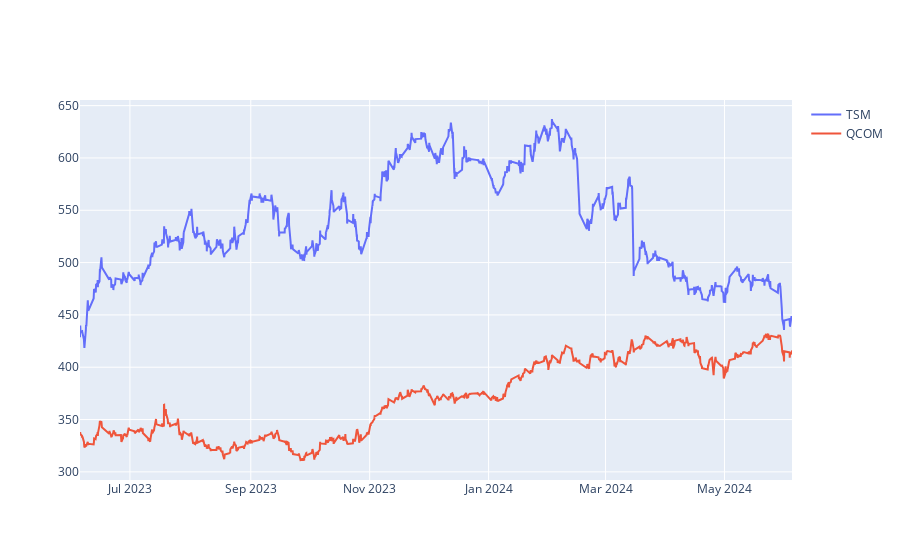

Notebook code for this chart:
### Code cell
# plot both tickers on go figure

fig = go.Figure()
fig.add_trace(go.Scatter(x=tsm_data.index, y=tsm_data['Close'], name='TSM'))
fig.add_trace(go.Scatter(x=qcom_data.index, y=qcom_data['Close'], name='QCOM'))

fig.show()

### Figure 1 — Plotly figure (JSON) as saved in the notebook; plotly's stock layout.template omitted (floating-point values rounded to 4 significant figures; data arrays with more than 128 entries replaced by an {"elided": "..."} marker saying what was removed)
{"data": [{"name": "TSM", "type": "scatter", "x": {"elided": "1756 str values"}, "y": {"elided": "1756 float values"}}, {"name": "QCOM", "type": "scatter", "x": {"elided": "1756 str values"}, "y": {"elided": "1756 float values"}}], "layout": {}}
